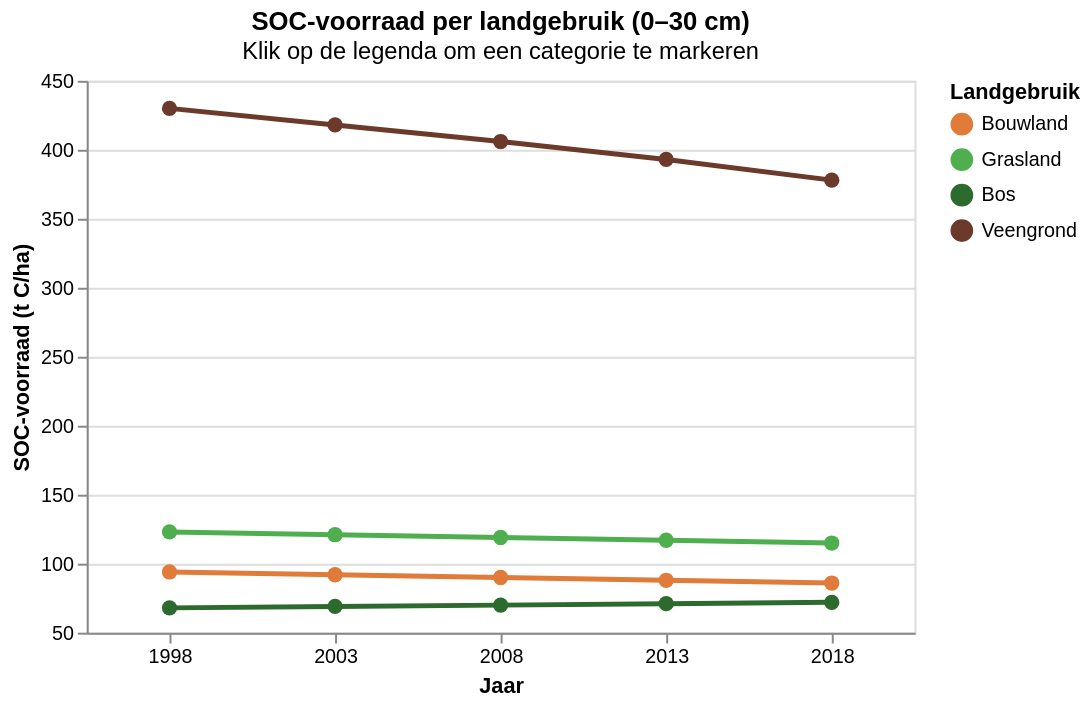

Notebook source saved alongside this figure:
### Markdown cell above
## Grafiek 1 — Tijdreeks: koolstofvoorraad per landgebruik

**IDL-techniek:** Interactieve legenda-selectie met `selection_point(bind='legend')` en conditionele doorzichtigheid.

### Code cell
# Interactieve legenda-selectie (IDL: Interaction hoofdstuk)
selectie = alt.selection_point(fields=['Landgebruik'], bind='legend')

kleur = alt.Color(
    'Landgebruik:N',
    scale=alt.Scale(
        domain=['Bouwland', 'Grasland', 'Bos', 'Veengrond'],
        range=['#e07b39', '#4faf4f', '#2d6a2d', '#6b3a2a']
    ),
    title='Landgebruik'
)

tijdreeks = (
    alt.Chart(df)
    .mark_line(point=alt.OverlayMarkDef(size=60), strokeWidth=2.5)
    .encode(
        x=alt.X('Jaar:O', title='Jaar', axis=alt.Axis(labelAngle=0)),
        y=alt.Y(
            'SOC_t_ha:Q',
            title='SOC-voorraad (t C/ha)',
            scale=alt.Scale(zero=False)
        ),
        color=kleur,
        opacity=alt.condition(selectie, alt.value(1.0), alt.value(0.10)),
        tooltip=[
            alt.Tooltip('Landgebruik:N', title='Landgebruik'),
            alt.Tooltip('Jaar:O',        title='Jaar'),
            alt.Tooltip('SOC_t_ha:Q',    title='SOC (t C/ha)',  format='.0f'),
            alt.Tooltip('Totaal_C_Mt:Q', title='Totaal (Mt C)', format='.1f'),
        ]
    )
    .add_params(selectie)
    .properties(
        width=420, height=280,
        title=alt.Title(
            text='SOC-voorraad per landgebruik (0–30 cm)',
            subtitle='Klik op de legenda om een categorie te markeren'
        )
    )
)

tijdreeks

### Figure 1 — Vega-Lite specification as saved in the notebook (floating-point values rounded to 4 significant figures)
{"config": {"view": {"continuousWidth": 300, "continuousHeight": 300}}, "data": {"name": "data-3be9fa64d73ed885318fea34b426bdef"}, "mark": {"type": "line", "point": {"size": 60}, "strokeWidth": 2.5}, "encoding": {"color": {"field": "Landgebruik", "scale": {"domain": ["Bouwland", "Grasland", "Bos", "Veengrond"], "range": ["#e07b39", "#4faf4f", "#2d6a2d", "#6b3a2a"]}, "title": "Landgebruik", "type": "nominal"}, "opacity": {"condition": {"param": "param_a6f0b3a0c463de40", "value": 1.0}, "value": 0.1}, "tooltip": [{"field": "Landgebruik", "title": "Landgebruik", "type": "nominal"}, {"field": "Jaar", "title": "Jaar", "type": "ordinal"}, {"field": "SOC_t_ha", "format": ".0f", "title": "SOC (t C/ha)", "type": "quantitative"}, {"field": "Totaal_C_Mt", "format": ".1f", "title": "Totaal (Mt C)", "type": "quantitative"}], "x": {"axis": {"labelAngle": 0}, "field": "Jaar", "title": "Jaar", "type": "ordinal"}, "y": {"field": "SOC_t_ha", "scale": {"zero": false}, "title": "SOC-voorraad (t C/ha)", "type": "quantitative"}}, "height": 280, "params": [{"name": "param_a6f0b3a0c463de40", "select": {"type": "point", "fields": ["Landgebruik"]}, "bind": "legend"}], "title": {"text": "SOC-voorraad per landgebruik (0–30 cm)", "subtitle": "Klik op de legenda om een categorie te markeren"}, "width": 420, "$schema": "https://vega.github.io/schema/vega-lite/v6.4.1.json", "datasets": {"data-3be9fa64d73ed885318fea34b426bdef": [{"Jaar": 1998, "Landgebruik": "Bouwland", "SOC_t_ha": 94, "Oppervlak_kha": 845, "Totaal_C_Mt": 79.4, "CO2_eq_Mt": 291.0}, {"Jaar": 2003, "Landgebruik": "Bouwland", "SOC_t_ha": 92, "Oppervlak_kha": 843, "Totaal_C_Mt": 77.6, "CO2_eq_Mt": 284.0}, {"Jaar": 2008, "Landgebruik": "Bouwland", "SOC_t_ha": 90, "Oppervlak_kha": 835, "Totaal_C_Mt": 75.2, "CO2_eq_Mt": 276.0}, {"Jaar": 2013, "Landgebruik": "Bouwland", "SOC_t_ha": 88, "Oppervlak_kha": 820, "Totaal_C_Mt": 72.2, "CO2_eq_Mt": 265.0}, {"Jaar": 2018, "Landgebruik": "Bouwland", "SOC_t_ha": 86, "Oppervlak_kha": 810, "Totaal_C_Mt": 69.7, "CO2_eq_Mt": 255.0}, {"Jaar": 1998, "Landgebruik": "Grasland", "SOC_t_ha": 123, "Oppervlak_kha": 1012, "Totaal_C_Mt": 124.5, "CO2_eq_Mt": 456.0}, {"Jaar": 2003, "Landgebruik": "Grasland", "SOC_t_ha": 121, "Oppervlak_kha": 1005, "Totaal_C_Mt": 121.6, "CO2_eq_Mt": 446.0}, {"Jaar": 2008, "Landgebruik": "Grasland", "SOC_t_ha": 119, "Oppervlak_kha": 998, "Totaal_C_Mt": 118.8, "CO2_eq_Mt": 436.0}, {"Jaar": 2013, "Landgebruik": "Grasland", "SOC_t_ha": 117, "Oppervlak_kha": 988, "Totaal_C_Mt": 115.6, "CO2_eq_Mt": 424.0}, {"Jaar": 2018, "Landgebruik": "Grasland", "SOC_t_ha": 115, "Oppervlak_kha": 975, "Totaal_C_Mt": 112.1, "CO2_eq_Mt": 411.0}, {"Jaar": 1998, "Landgebruik": "Bos", "SOC_t_ha": 68, "Oppervlak_kha": 368, "Totaal_C_Mt": 25.0, "CO2_eq_Mt": 92.0}, {"Jaar": 2003, "Landgebruik": "Bos", "SOC_t_ha": 69, "Oppervlak_kha": 370, "Totaal_C_Mt": 25.5, "CO2_eq_Mt": 94.0}, {"Jaar": 2008, "Landgebruik": "Bos", "SOC_t_ha": 70, "Oppervlak_kha": 373, "Totaal_C_Mt": 26.1, "CO2_eq_Mt": 96.0}, {"Jaar": 2013, "Landgebruik": "Bos", "SOC_t_ha": 71, "Oppervlak_kha": 376, "Totaal_C_Mt": 26.7, "CO2_eq_Mt": 98.0}, {"Jaar": 2018, "Landgebruik": "Bos", "SOC_t_ha": 72, "Oppervlak_kha": 380, "Totaal_C_Mt": 27.4, "CO2_eq_Mt": 100.0}, {"Jaar": 1998, "Landgebruik": "Veengrond", "SOC_t_ha": 430, "Oppervlak_kha": 195, "Totaal_C_Mt": 83.8, "CO2_eq_Mt": 307.0}, {"Jaar": 2003, "Landgebruik": "Veengrond", "SOC_t_ha": 418, "Oppervlak_kha": 190, "Totaal_C_Mt": 79.4, "CO2_eq_Mt": 291.0}, {"Jaar": 2008, "Landgebruik": "Veengrond", "SOC_t_ha": 406, "Oppervlak_kha": 185, "Totaal_C_Mt": 75.1, "CO2_eq_Mt": 275.0}, {"Jaar": 2013, "Landgebruik": "Veengrond", "SOC_t_ha": 393, "Oppervlak_kha": 180, "Totaal_C_Mt": 70.7, "CO2_eq_Mt": 259.0}, {"Jaar": 2018, "Landgebruik": "Veengrond", "SOC_t_ha": 378, "Oppervlak_kha": 174, "Totaal_C_Mt": 65.8, "CO2_eq_Mt": 241.0}]}}
